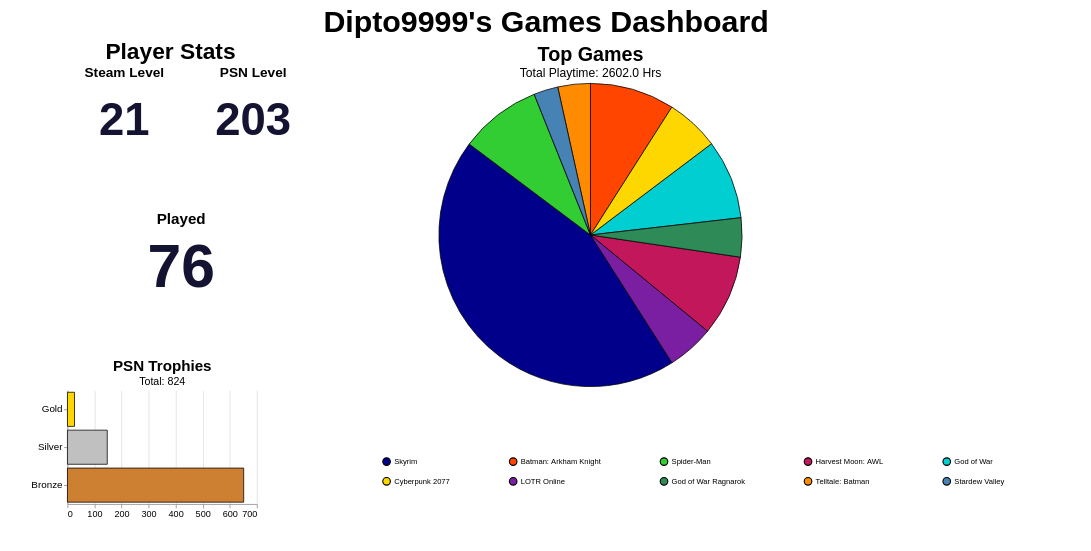

Source (Vega-Lite JSON):
### Vega-Lite specification from a JSON file in a GitHub repository (floating-point values rounded to 4 significant figures)
{"config": {"view": {"continuousWidth": 300, "continuousHeight": 300, "strokeOpacity": 0, "strokeWidth": 1.5}, "axis": {"labelFontSize": 12, "titleFontSize": 16}, "legend": {"labelFontSize": 10, "titleFontSize": 16}}, "hconcat": [{"vconcat": [{"hconcat": [{"data": {"name": "data-5d6aeba095252c326bbbfd5f7abdc85a"}, "mark": {"type": "text", "align": "center", "baseline": "middle", "color": "#141331", "fontSize": 60, "fontWeight": "bold"}, "encoding": {"text": {"field": "Value", "type": "quantitative"}, "x": {"axis": null, "field": "Metric", "type": "nominal"}, "y": {"value": 50}}, "height": 150, "title": {"text": "Steam Level", "anchor": "middle", "fontSize": 18}, "width": 150}, {"data": {"name": "data-a5e7bf3d3c23375364da31503b1c1522"}, "mark": {"type": "text", "align": "center", "baseline": "middle", "color": "#141331", "fontSize": 60, "fontWeight": "bold"}, "encoding": {"text": {"field": "Value", "type": "quantitative"}, "x": {"axis": null, "field": "Metric", "type": "nominal"}, "y": {"value": 50}}, "height": 150, "title": {"text": "PSN Level", "anchor": "middle", "fontSize": 18}, "width": 150}]}, {"data": {"name": "data-bb460cb00f8cdb5bebafd97081d4834f"}, "mark": {"type": "text", "align": "center", "baseline": "middle", "color": "#141331", "fontSize": 80, "fontWeight": "bold"}, "encoding": {"text": {"field": "Value", "type": "quantitative"}, "x": {"axis": null, "field": "Metric", "type": "nominal"}, "y": {"value": 50}}, "height": 150, "title": {"text": "Played", "anchor": "middle", "fontSize": 20}, "width": 300}, {"data": {"name": "data-079bc01500ed5734bcbb892f0641d3a7"}, "mark": {"type": "bar", "stroke": "black", "strokeWidth": 1}, "encoding": {"color": {"field": "type", "legend": null, "scale": {"domain": ["Platinum", "Gold", "Silver", "Bronze"], "range": ["#B9F2FF", "#FFD700", "#C0C0C0", "#CD7F32"]}, "type": "nominal"}, "tooltip": [{"field": "type", "title": "Trophy", "type": "nominal"}, {"field": "count", "title": "Count", "type": "quantitative"}], "x": {"axis": {"tickMinStep": 1, "title": ""}, "field": "count", "type": "quantitative"}, "y": {"axis": {"labelFontSize": 13, "title": ""}, "field": "type", "sort": ["Platinum", "Gold", "Silver", "Bronze"], "type": "nominal"}}, "height": 150, "title": {"text": "PSN Trophies", "anchor": "middle", "fontSize": 20, "subtitle": "Total: 824", "subtitleFontSize": 14}, "width": 250}], "title": {"text": "Player Stats", "anchor": "middle", "fontSize": 30}}, {"data": {"name": "data-9b664f9b7f3c783f8c6e3336eb19f5a0"}, "mark": {"type": "arc", "stroke": "black", "strokeWidth": 1}, "encoding": {"color": {"field": "name", "legend": {"columnPadding": 75, "columns": 5, "direction": "horizontal", "labelFontSize": 10, "orient": "bottom", "padding": 75, "rowPadding": 10, "title": "", "titleAlign": "center", "titleFontSize": 16}, "scale": {"range": ["#00008B", "#FF4500", "#32CD32", "#C2185B", "#00CED1", "#FFD700", "#7B1FA2", "#2E8B57", "#FF8C00", "#4682B4", "#808080", "#8B0000", "#20B2AA", "#E91E63", "#006400"]}, "sort": null, "type": "nominal"}, "theta": {"field": "playtime_percentage", "type": "quantitative"}, "tooltip": [{"field": "name", "title": "Game", "type": "nominal"}, {"field": "playtime_forever", "format": ".1f", "title": "Time (Hrs)", "type": "quantitative"}, {"field": "playtime_percentage", "format": ".2f", "title": "Playtime (%)", "type": "quantitative"}]}, "height": 400, "title": {"text": "Top Games", "anchor": "middle", "fontSize": 26, "subtitle": "Total Playtime: 2602.0 Hrs", "subtitleFontSize": 16}, "width": 700}], "padding": {"left": 40, "right": 40, "top": 10, "bottom": 10}, "resolve": {"scale": {"color": "independent"}}, "title": {"text": "Dipto9999's Games Dashboard", "anchor": "middle", "fontSize": 40}, "$schema": "https://vega.github.io/schema/vega-lite/v6.4.1.json", "datasets": {"data-5d6aeba095252c326bbbfd5f7abdc85a": [{"Metric": "Steam Level", "Value": 21}], "data-a5e7bf3d3c23375364da31503b1c1522": [{"Metric": "PSN Level", "Value": 203}], "data-bb460cb00f8cdb5bebafd97081d4834f": [{"Metric": "Played", "Value": 76}], "data-079bc01500ed5734bcbb892f0641d3a7": [{"type": "Gold", "count": 26}, {"type": "Silver", "count": 147}, {"type": "Bronze", "count": 651}], "data-9b664f9b7f3c783f8c6e3336eb19f5a0": [{"name": "Skyrim", "playtime_forever": 845.3, "playtime_percentage": 44.28}, {"name": "Batman: Arkham Knight", "playtime_forever": 172.2, "playtime_percentage": 9.02}, {"name": "Spider-Man", "playtime_forever": 166.1, "playtime_percentage": 8.7}, {"name": "Harvest Moon: AWL", "playtime_forever": 164.3, "playtime_percentage": 8.61}, {"name": "God of War", "playtime_forever": 161.5, "playtime_percentage": 8.46}, {"name": "Cyberpunk 2077", "playtime_forever": 108.8, "playtime_percentage": 5.7}, {"name": "LOTR Online", "playtime_forever": 95.7, "playtime_percentage": 5.01}, {"name": "God of War Ragnarok", "playtime_forever": 79.36, "playtime_percentage": 4.16}, {"name": "Telltale: Batman", "playtime_forever": 66.22, "playtime_percentage": 3.47}, {"name": "Stardew Valley", "playtime_forever": 49.5, "playtime_percentage": 2.59}]}}
